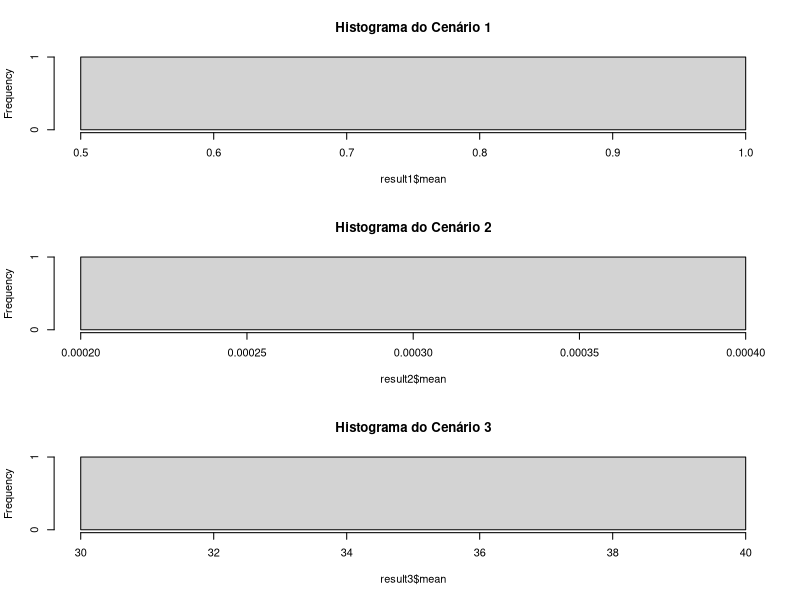

Write R code to recreate this figure.
# Função LCG
lcg <- function(m = 2^31 - 1, a = 1103515245, c = 12345, X0 = 1, N = 100) {
  x <- numeric(N)
  x[1] <- X0
  for (i in 2:N) {
    x[i] <- (a * x[i-1] + c) %% m
  }
  u <- x / m
  return(u)
}

# Função de Transformação Inversa
inverse_transform_sampling <- function(u, distribution = "uniform", ...) {
  if (distribution == "uniform") {
    return(u)
  } else if (distribution == "normal") {
    return(qnorm(u, ...))
  } else {
    stop("Distribuição não suportada.")
  }
}

# Função Método de Monte Carlo
monte_carlo <- function(func, N = 1000, tol = 1e-5, max_iter = 10000) {
  results <- numeric(max_iter)
  for (i in 1:max_iter) {
    results[i] <- func()
    if (i > N && sd(results[1:i]) / sqrt(i) < tol) {
      return(list(mean = mean(results[1:i]), sd = sd(results[1:i]), iter = i))
    }
  }
  return(list(mean = mean(results), sd = sd(results), iter = max_iter))
}

# Cenário 1: Y = X1 + X2, X1: uniforme (0, 1) e X2: normal (0, 1)
set.seed(1)
scenario1 <- function() {
  u1 <- runif(1)
  u2 <- runif(1)
  X1 <- inverse_transform_sampling(u1, distribution = "uniform")
  X2 <- inverse_transform_sampling(u2, distribution = "normal", mean = 0, sd = 1)
  return(X1 + X2)
}
result1 <- monte_carlo(scenario1)

# Cenário 2: Y = X2, X: uniforme (0,1) ou normal (0, 1)
set.seed(1)
scenario2 <- function() {
  u <- runif(1)
  X2 <- inverse_transform_sampling(u, distribution = "normal", mean = 0, sd = 1)
  return(X2)
}
result2 <- monte_carlo(scenario2)

# Cenário 3: Y = Sum(Xi^2), i=1,...,100; Xi: uniforme (0,1)
set.seed(1)
scenario3 <- function() {
  u <- runif(100)
  X <- inverse_transform_sampling(u, distribution = "uniform")
  return(sum(X^2))
}
result3 <- monte_carlo(scenario3)

# Função para plotar os resultados
plot_results <- function(results, scenario_name) {
  cat(scenario_name, "\n")
  cat("Média:", results$mean, "\n")
  cat("Desvio Padrão:", results$sd, "\n")
  cat("Iterações:", results$iter, "\n\n")
}

plot_results(result1, "Cenário 1: Y = X1 + X2")
plot_results(result2, "Cenário 2: Y = X2")
plot_results(result3, "Cenário 3: Y = Sum(Xi^2)")

# Histograma para visualização
par(mfrow=c(3,1))
hist(result1$mean, main = "Histograma do Cenário 1")
hist(result2$mean, main = "Histograma do Cenário 2")
hist(result3$mean, main = "Histograma do Cenário 3")

# Comparação com a função de geração de números aleatórios nativa
compare_native <- function() {
  set.seed(1)
  native_uniform <- runif(1000)
  native_normal <- rnorm(1000)
  
  cat("Uniforme Nativo:\n")
  cat("Média:", mean(native_uniform), "\n")
  cat("Desvio Padrão:", sd(native_uniform), "\n\n")
  
  cat("Normal Nativo:\n")
  cat("Média:", mean(native_normal), "\n")
  cat("Desvio Padrão:", sd(native_normal), "\n\n")
}

compare_native()
